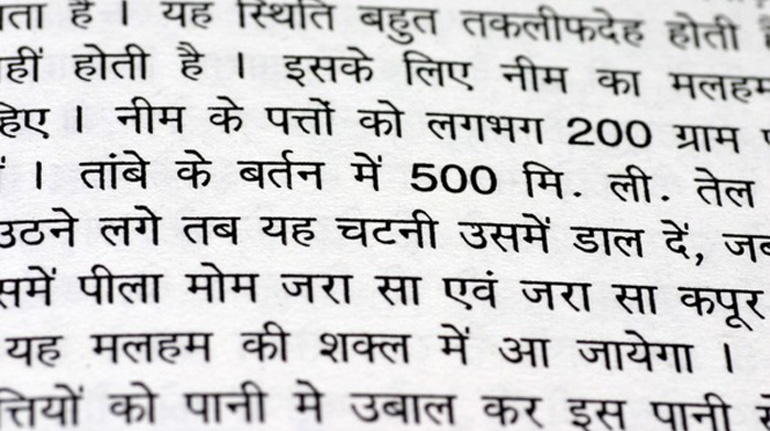
#> input picture Hindi.jpg, 770 x 431 px, given as the content of the folder /Users/ishpreet/Desktop/Major Project/Datasets/, which was not available
$ jupyter execute --allow-errors newMajor.ipynb   (shell and % lines are left out)   (older library calls are emulated)
#> lines starting #> are read from the running program, lines starting #| are printed output that depends on the picture; after the words box and inside, x2 and y2 are one past the last pixel; in counts of white or black regions, pixels touching at a corner belong together; pictures that were not available may be replaced by others from this repository, and a replacement may not be noted
[cell 1]
import cv2
import numpy as np
import matplotlib.pyplot as plt
import os
import pandas as pd

import keras

from keras.layers import Convolution2D, Flatten, Dense, MaxPool2D, Activation, Dropout
from keras.models import Sequential
from keras.utils import np_utils

[cell 2]
dirs = os.listdir('/Users/ishpreet/Desktop/Major Project/Datasets/')
path = '/Users/ishpreet/Desktop/Major Project/Datasets/'
flag=0
labels = []
lab=[]
langName = []

[cell 3]
c = 0
x = 0
lanc = 0
imgarr = []

for i in dirs:


    if(i[0]=='.'):
        continue


    print(i)
    st = path+i
    flag = 0


    if(i=='English'):

        flag = 1


    for j in os.listdir(st):


        if(j[0]=='.'):
            continue

        st2 = st+'/'+j
        x = x+1

        for k in os.listdir(st2):

            if(k[0]=='.'):
                continue

            img = cv2.imread(st2+'/'+k, 0)
#> img: shape (431, 770); min 0, max 255, mean 205.3

            #print (img.shape)

#             kernel = np.ones((2,2),np.uint8)
#             img = cv2.morphologyEx(img, cv2.MORPH_CLOSE, kernel)


            random , img = cv2.threshold(img,0,255,cv2.THRESH_BINARY_INV+cv2.THRESH_OTSU)
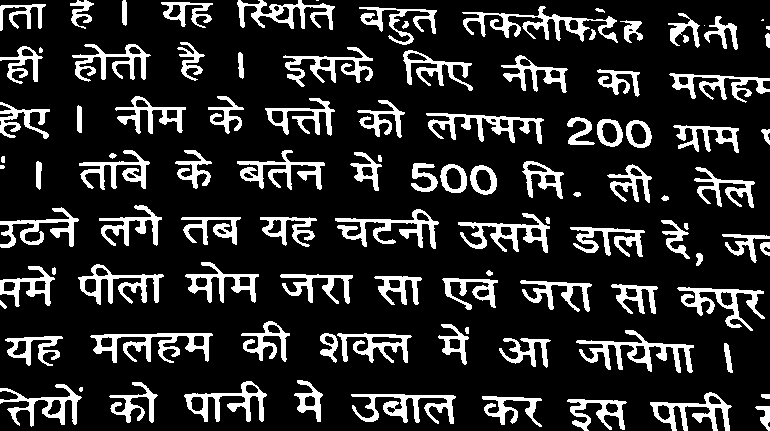
#> img: shape (431, 770); 16.9% white; 104 white regions (7 under 20 px), largest, box (x1, y1, x2, y2) and area: (462, 6, 618, 43) 1556, (576, 330, 694, 373) 1516, (90, 333, 213, 363) 1477
#> random = 150

            finimg = img

            if(flag==1):

                image, contours, hierarchy = cv2.findContours(img,cv2.RETR_EXTERNAL,cv2.CHAIN_APPROX_SIMPLE)

                maxa = 0
                maxx = 0
                maxy = 0
                maxw,maxh=0,0

                for contour in contours:
                # get rectangle bounding contour
                    [x, y, w, h] = cv2.boundingRect(contour)

                    if(w*h>maxa):

                        maxa,maxx,maxy,maxw,maxh = w*h,x,y,w,h


                finimg = img[maxy:maxy+maxh,maxx:maxx+maxw]


            else:

                kernel = np.ones((2,2),np.uint8)
                finimg = cv2.dilate(finimg,kernel,iterations = 1)
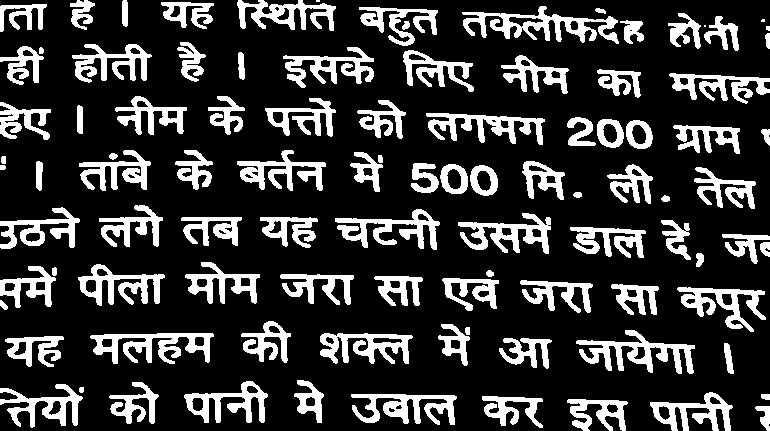
#> finimg: shape (431, 770); 21.7% white; 99 white regions (4 under 20 px), largest, box (x1, y1, x2, y2) and area: (462, 6, 619, 44) 2147, (576, 330, 695, 374) 1920, (90, 333, 214, 364) 1878


            finimg = cv2.resize(finimg, dsize=(50, 50), interpolation=cv2.INTER_CUBIC)
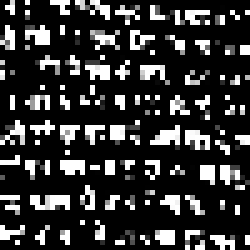
#> finimg: shape (50, 50) (shown 5 times larger); min 0, max 255, mean 54.7

            random , finimg = cv2.threshold(finimg,0,255,cv2.THRESH_BINARY+cv2.THRESH_OTSU)
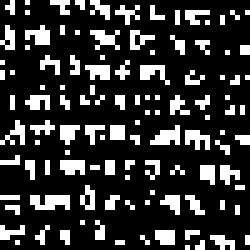
#> finimg: shape (50, 50) (shown 5 times larger); 21.4% white in thin lines or dots
#> random = 120

            c = c+1


            labels.append(i+j)
            lab.append(x)
            imgarr.append(finimg)
            langName.append(lanc)

    lanc = lanc+1

#> (a cell that did not finish here is left out)

[cell 5]
np.unique(langName,return_counts=True)

[cell 6]
imgarr = np.array(imgarr).reshape((len(imgarr), 50, 50, 1))

#> (a cell that did not finish here is left out)

#> (a cell that did not finish here is left out)

[cell 9]
Image=cv2.imread('/Users/ishpreet/Downloads/tameng.jpeg', 0)
#create a CLAHE object (Arguments are optional).
# plt.imshow(img,cmap = 'gray')
clahe = cv2.createCLAHE(clipLimit=2.0, tileGridSize=(8,8))
Image = clahe.apply(Image)
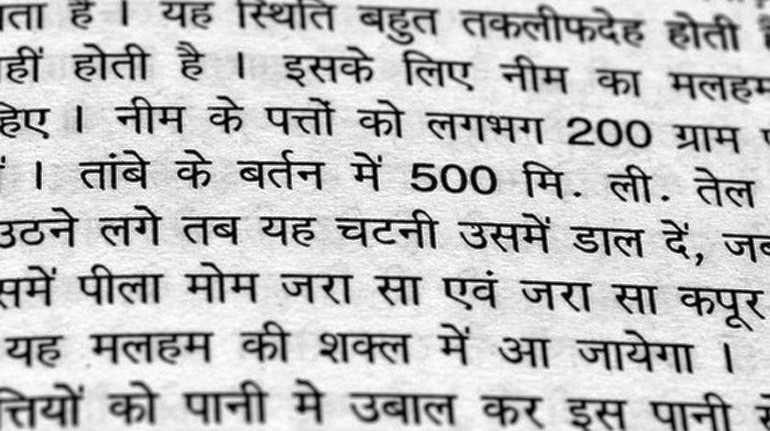
#> Image: shape (431, 770); min 1, max 255, mean 191.4
I=Image.copy()

i=Image.copy()
G_Image=Image

print(i.shape)
#| (431, 770)
chars = []

#Otsu Thresholding
blur = cv2.GaussianBlur(G_Image,(1,1),0)
ret,th = cv2.threshold(blur,0,255,cv2.THRESH_BINARY_INV+cv2.THRESH_OTSU)
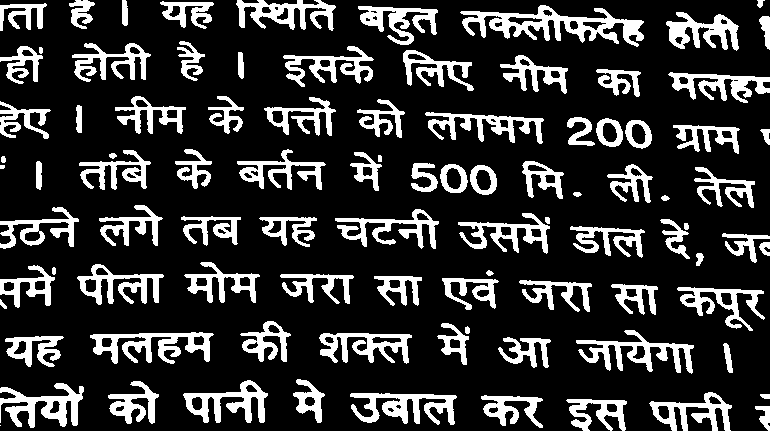
#> th: shape (431, 770); 20.3% white; 94 white regions (2 under 20 px)
#> ret = 145


# grab the (x, y) coordinates of all pixel values that
# are greater than zero, then use these coordinates to
# compute a rotated bounding box that contains all
# coordinates
coords = np.column_stack(np.where(th > 0))
#> coords = 67403 pairs, first value 0 to 430, second value 0 to 769
angle = cv2.minAreaRect(coords)[-1]
#> angle = -90


# the `cv2.minAreaRect` function returns values in the
# range [-90, 0); as the rectangle rotates clockwise the
# returned angle trends to 0 -- in this special case we
# need to add 90 degrees to the angle
if angle < -45:
    angle = -(90 + angle)
#> angle = 0


else:
    angle = - angle


# rotate the image to deskew it
(h, w) = Image.shape[:2]
#> h = 431; w = 770
center = (w // 2, h // 2)
#> center = (385, 215)
M = cv2.getRotationMatrix2D(center, angle, 1.0)
#> M = [[1, 0, 0], [0, 1, 0]]
th = cv2.warpAffine(th, M, (w, h),flags=cv2.INTER_CUBIC, borderMode=cv2.BORDER_REPLICATE)

plt.imshow(th,cmap = 'gray')

image, contours, hierarchy = cv2.findContours(th,cv2.RETR_EXTERNAL,cv2.CHAIN_APPROX_SIMPLE)
#> contours = 94 contours, 5 with area under 20; largest, box (x1, y1, x2, y2) and area: (460, 5, 644, 47) 2833, (90, 332, 214, 364) 1716, (576, 330, 694, 374) 1518, (0, 383, 84, 428) 1506, (350, 393, 457, 425) 1492
#img = cv2.drawContours(Image, contours, -1, (0,255,0), 3)

for contour in contours:
        # get rectangle bounding contour
        [x, y, w, h] = cv2.boundingRect(contour)

        chars.append((x,y,w,h))

        if h>20:
            continue
#> this loop made 94 passes
#> (x, y, w, h) on passes 1 to 12: (0, 425, 1, 1), (755, 406, 15, 25), (566, 399, 61, 32), (481, 395, 62, 33), (760, 394, 10, 5), (350, 393, 107, 32), (649, 392, 83, 39), (0, 383, 84, 45), (108, 381, 51, 43), (183, 380, 85, 43), (293, 379, 32, 44), (723, 343, 10, 30)
#> after the loop, chars = 94 items, first 6: (0, 425, 1, 1), (755, 406, 15, 25), (566, 399, 61, 32), (481, 395, 62, 33), (760, 394, 10, 5), (350, 393, 107, 32)


#> (the rest of this cell did not finish here and is left out)

$ run again, on english4.jpeg
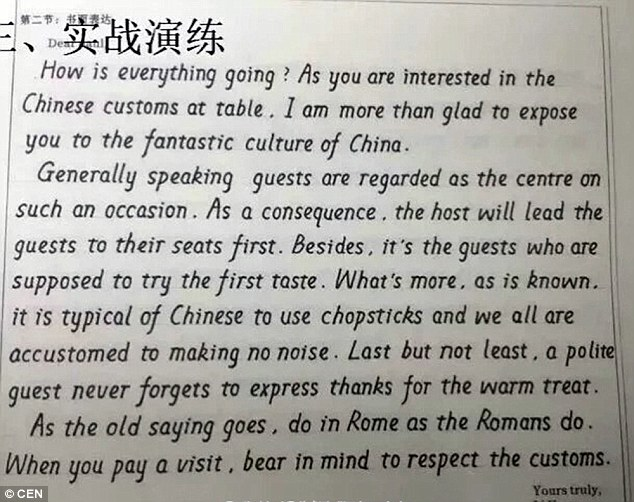
#> input picture english4.jpeg, 634 x 502 px, given as the content of the folder /Users/ishpreet/Desktop/Major Project/Datasets/, which was not available
#> `random , img = cv2.threshold(img,0,255,cv2.THRESH_BINARY_INV+cv2.THRES..`:
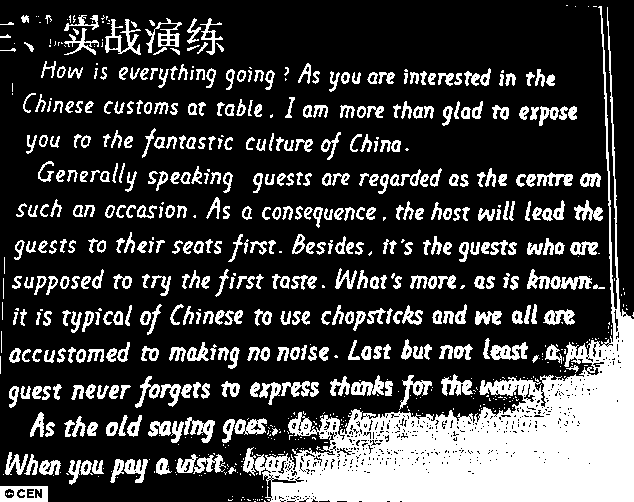
#> img: shape (502, 634); 24.4% white; 706 white regions (278 under 20 px), largest, box (x1, y1, x2, y2) and area: (243, 6, 634, 502) 36876, (0, 486, 48, 502) 566, (176, 454, 226, 474) 522
#> `random , img = cv2.threshold(img,0,255,cv2.THRESH_BINARY_INV+cv2.THRES..`: random = 144
#> `random , finimg = cv2.threshold(finimg,0,255,cv2.THRESH_BINARY+cv2.THR..`: random = 123
#| (502, 634)
#> `ret,th = cv2.threshold(blur,0,255,cv2.THRESH_BINARY_INV+cv2.THRESH_OTSU)`:
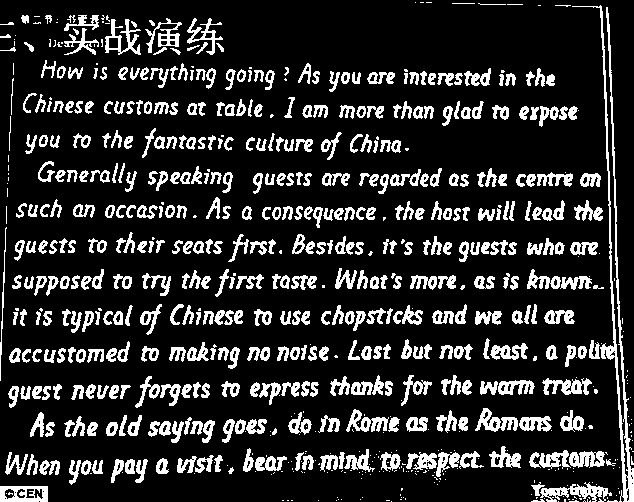
#> th: shape (502, 634); 17% white; 706 white regions (248 under 20 px)
#> ret = 126
#> coords = 53979 pairs, first value 2 to 501, second value 0 to 633
#> `angle = cv2.minAreaRect(coords)[-1]`: angle = -90
#> `angle = -(90 + angle)`: angle = 0
#> M = [[1, 0, 0], [0, 1, 0]]
#> contours = 702 contours, 267 with area under 20; largest, box (x1, y1, x2, y2) and area: (572, 5, 634, 502) 1738, (0, 486, 48, 502) 704, (540, 482, 612, 502) 544, (105, 19, 141, 55) 432, (475, 408, 518, 432) 406
#> the loop `for contour in contours:` made 702 passes
#> (x, y, w, h) on passes 1 to 3: (558, 501, 1, 1), (391, 501, 1, 1), (607, 500, 11, 2)
#> after the loop `for contour in contours:`: chars = 702 items, first 6: (558, 501, 1, 1), (391, 501, 1, 1), (607, 500, 11, 2), (589, 500, 2, 2), (583, 500, 3, 2), (569, 500, 10, 2)

$ run again, on englishtext.jpg
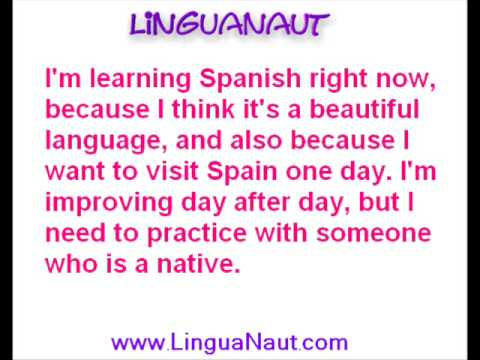
#> input picture englishtext.jpg, 480 x 360 px, given as the content of the folder /Users/ishpreet/Desktop/Major Project/Datasets/, which was not available
#> `random , img = cv2.threshold(img,0,255,cv2.THRESH_BINARY_INV+cv2.THRES..`:
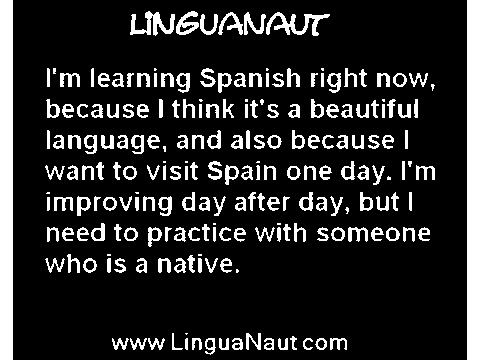
#> img: shape (360, 480); 15.8% white; 207 white regions (24 under 20 px), largest, box (x1, y1, x2, y2) and area: (0, 0, 13, 360) 4680, (467, 0, 480, 360) 4680, (266, 12, 330, 36) 578
#> `random , img = cv2.threshold(img,0,255,cv2.THRESH_BINARY_INV+cv2.THRES..`: random = 161
#> `random , finimg = cv2.threshold(finimg,0,255,cv2.THRESH_BINARY+cv2.THR..`: random = 121
#| (360, 480)
#> `ret,th = cv2.threshold(blur,0,255,cv2.THRESH_BINARY_INV+cv2.THRESH_OTSU)`:
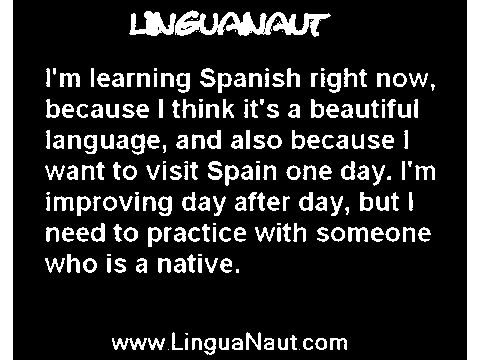
#> th: shape (360, 480); 17.4% white; 210 white regions (29 under 20 px)
#> ret = 157
#> coords = 30133 pairs, first value 0 to 359, second value 0 to 479
#> `angle = cv2.minAreaRect(coords)[-1]`: angle = -90
#> `angle = -(90 + angle)`: angle = 0
#> M = [[1, 0, 0], [0, 1, 0]]
#> contours = 210 contours, 32 with area under 20; largest, box (x1, y1, x2, y2) and area: (467, 0, 480, 360) 4308, (0, 0, 13, 360) 4308, (175, 10, 331, 37) 1766, (129, 11, 176, 36) 586, (158, 196, 172, 216) 178
#> the loop `for contour in contours:` made 210 passes
#> (x, y, w, h) on passes 1 to 3: (299, 349, 1, 1), (168, 349, 1, 1), (330, 338, 17, 12)
#> after the loop `for contour in contours:`: chars = 210 items, first 6: (299, 349, 1, 1), (168, 349, 1, 1), (330, 338, 17, 12), (315, 338, 12, 12), (303, 338, 10, 12), (278, 338, 10, 12)

$ run again, on hin1.jpg
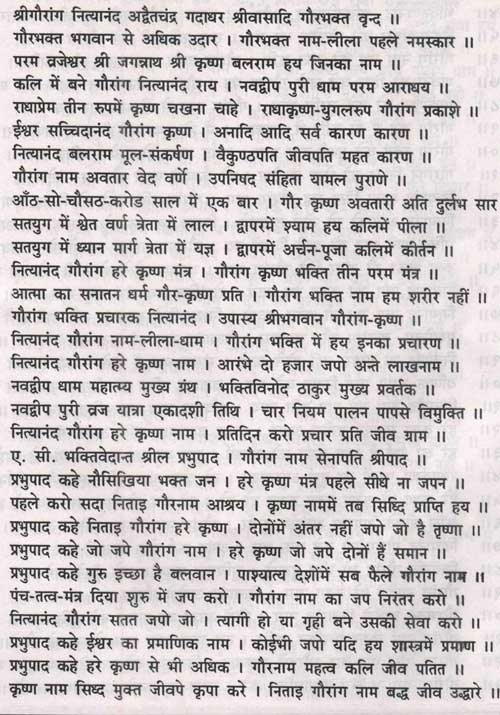
#> input picture hin1.jpg, 500 x 715 px, given as the content of the folder /Users/ishpreet/Desktop/Major Project/Datasets/, which was not available
#> `random , img = cv2.threshold(img,0,255,cv2.THRESH_BINARY_INV+cv2.THRES..`:
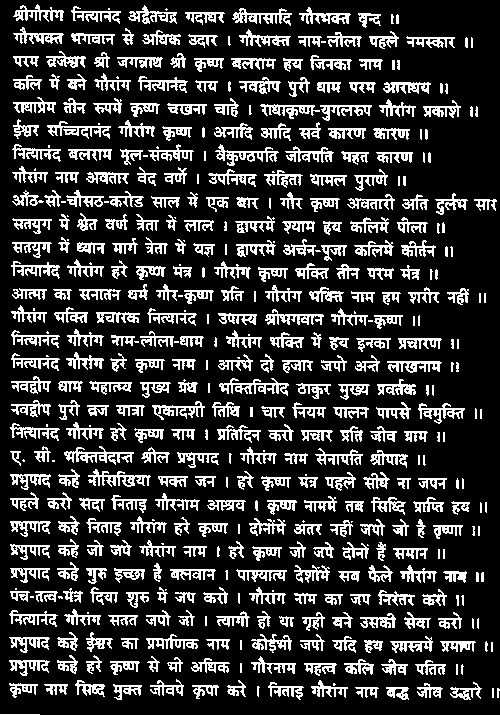
#> img: shape (715, 500); 20.3% white in thin lines or dots
#> `random , img = cv2.threshold(img,0,255,cv2.THRESH_BINARY_INV+cv2.THRES..`: random = 158
#> `random , finimg = cv2.threshold(finimg,0,255,cv2.THRESH_BINARY+cv2.THR..`: random = 118
#| (715, 500)
#> `ret,th = cv2.threshold(blur,0,255,cv2.THRESH_BINARY_INV+cv2.THRESH_OTSU)`:
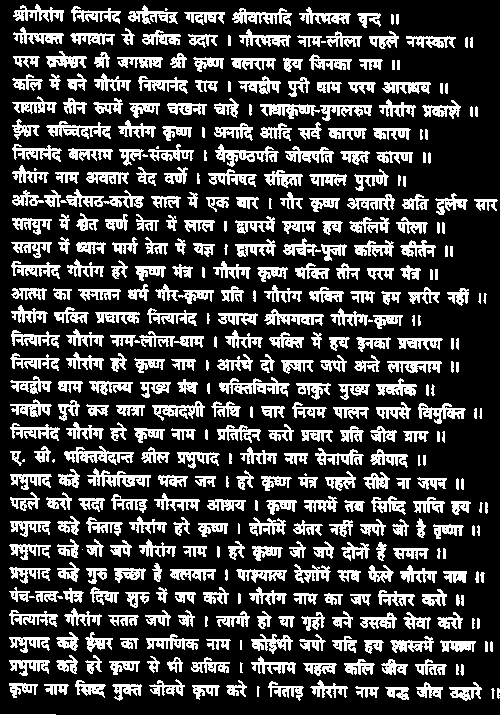
#> th: shape (715, 500); 24.3% white; 434 white regions (16 under 20 px)
#> ret = 143
#> coords = 87037 pairs, first value 4 to 714, second value 0 to 499
#> `angle = cv2.minAreaRect(coords)[-1]`: angle = -90
#> `angle = -(90 + angle)`: angle = 0
#> M = [[1, 0, 0], [0, 1, 0]]
#> contours = 434 contours, 88 with area under 20; largest, box (x1, y1, x2, y2) and area: (66, 189, 144, 208) 476, (219, 377, 290, 397) 472, (64, 446, 134, 465) 472, (215, 144, 279, 167) 462, (87, 468, 151, 487) 452
#> the loop `for contour in contours:` made 434 passes
#> (x, y, w, h) on passes 2 to 4: (497, 688, 3, 11), (491, 688, 4, 11), (385, 687, 24, 13)
#> after the loop `for contour in contours:`: chars = 434 items, first 6: (0, 714, 56, 1), (497, 688, 3, 11), (491, 688, 4, 11), (385, 687, 24, 13), (355, 686, 24, 12), (257, 686, 3, 11)
